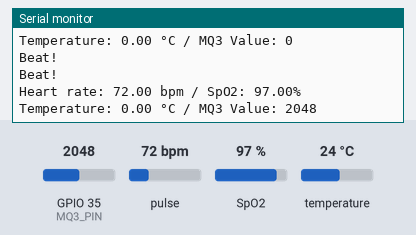
Simulated run of this sketch. Board: ESP32. Parts: the last lines printed to the serial monitor. The test bench sets the inputs (shaded band); at power-on: pulse 72 bpm, temperature 24 °C, GPIO 35 (MQ3_PIN) = 2048, SpO2 97 %. WiFi joins after 1.5 s; servers stay silent unless stated.

Above: at 2.8 s.
2.9 s: pulse set to 42 bpm
At 11.4 s:
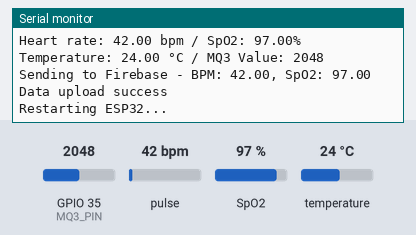
11.6 s: temperature set to 12 °C
At 13.2 s:
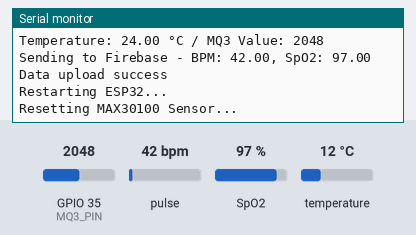
14.8 s: GPIO 35 (MQ3_PIN) set to 1960
At 14.8 s:
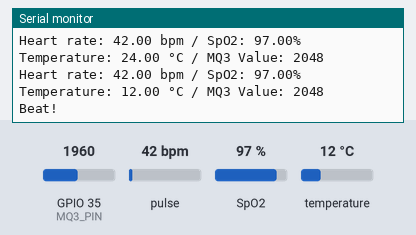
16.3 s: SpO2 set to 80 %
At 17.1 s:
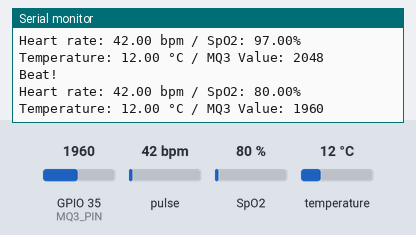
17.8 s: temperature set to 19 °C
At 19.23 s:
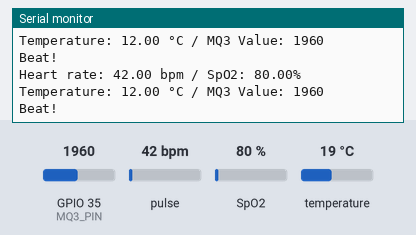
19.3 s: GPIO 35 (MQ3_PIN) set to 2040
At 21.47 s:
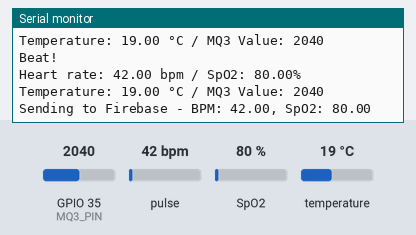
Timing chart, 0 to 21.8 s (numbered marks = the images above; inputs shaded):
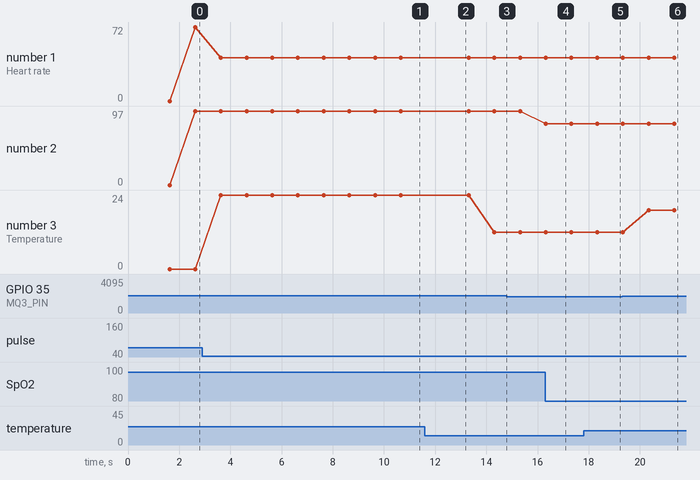

The sketch:

esp.ino
```cpp
#include <Arduino.h>
#include <OneWire.h>
#include <DallasTemperature.h>
#include <Wire.h>
#include <WiFi.h>
#include <FirebaseESP32.h>
#include "MAX30100_PulseOximeter.h"

#define REPORTING_PERIOD_MS 1000

// Wi-Fi and Firebase Credentials
#define WIFI_SSID "Autobonics_4G"
#define WIFI_PASSWORD "autobonics@27"
#define API_KEY "AIzaSyBxP7VheiLqEq2PWQHspH1ij0Pi-BkIFiM"
#define DATABASE_URL "https://alcohol-health-monitoring-default-rtdb.firebaseio.com"
#define USER_EMAIL "device@gmail.com"
#define USER_PASSWORD "12345678"

// Sensor Pins
#define ONE_WIRE_BUS 13  // DS18B20 temperature sensor
#define MQ3_PIN 35       // MQ3 gas sensor

// Firebase Objects
FirebaseData fbdo;
FirebaseAuth auth;
FirebaseConfig config;
String uid;
String path;

// Temperature Sensor Setup
OneWire oneWire(ONE_WIRE_BUS);
DallasTemperature tempSensor(&oneWire);

// Pulse Oximeter Setup
PulseOximeter pox;
uint32_t tsLastReport = 0;
uint32_t tsLastTempRead = 0; // Separate timing for temperature updates
unsigned long sendDataPrevMillis = 0; // Timing for Firebase uploads

// Sensor Data
float temperature = 0;
int mq3_value = 0;
float bpm = 0;
float spo2 = 0;

void firebaseSetup() {
    WiFi.begin(WIFI_SSID, WIFI_PASSWORD);
    Serial.print("Connecting to Wi-Fi");
    while (WiFi.status() != WL_CONNECTED) {
        Serial.print(".");
        delay(300);
        pox.update(); // Keep MAX30100 alive during Wi-Fi connection
    }
    Serial.println("\nConnected with IP: " + WiFi.localIP().toString());

    config.api_key = API_KEY;
    auth.user.email = USER_EMAIL;
    auth.user.password = USER_PASSWORD;
    config.database_url = DATABASE_URL;
    Firebase.begin(&config, &auth);
    Firebase.reconnectWiFi(true);
    fbdo.setResponseSize(2048);

    Serial.println("Getting User UID...");
    while ((auth.token.uid) == "") {
        Serial.print('.');
        delay(1000);
        pox.update(); // Keep MAX30100 alive during UID fetch
    }
    uid = auth.token.uid.c_str();
    Serial.println("User UID: " + uid);
    path = "devices/" + uid + "/reading";
}

void onBeatDetected() {
    Serial.println("Beat!");
}

void setup() {
    Serial.begin(115200);

    firebaseSetup(); // Initialize Wi-Fi and Firebase

    Serial.print("Initializing pulse oximeter...");
    if (!pox.begin()) {
        Serial.println("FAILED");
        for (;;);  // Stop execution if sensor fails
    }
    Serial.println("SUCCESS");
    pox.setIRLedCurrent(MAX30100_LED_CURR_7_6MA);
    pox.setOnBeatDetectedCallback(onBeatDetected);

    delay(100); // Small delay to stabilize I2C before initializing temp sensor
    tempSensor.begin();
}

void loop() {
    pox.update(); // Call this as frequently as possible

    // Print sensor values and update MAX30100 data every second
    if (millis() - tsLastReport > REPORTING_PERIOD_MS) {
        bpm = pox.getHeartRate();
        spo2 = pox.getSpO2();

        Serial.print("Heart rate: ");
        Serial.print(bpm);
        Serial.print(" bpm / SpO2: ");
        Serial.print(spo2);
        Serial.println("%");

        Serial.print("Temperature: ");
        Serial.print(temperature);
        Serial.print(" °C / MQ3 Value: ");
        Serial.println(mq3_value);

        tsLastReport = millis();
        updatedata(); // Call updatedata after printing
    }

    pox.update(); // Additional call to ensure frequent updates
}

void readdata() {
    if (millis() - tsLastTempRead > 2000) {
        tempSensor.requestTemperatures();
        temperature = tempSensor.getTempCByIndex(0);
        tsLastTempRead = millis();
    }
    mq3_value = analogRead(MQ3_PIN);
}

void updatedata() {
    readdata(); // Read sensor data

    if (Firebase.ready() && (millis() - sendDataPrevMillis > 10000)) {
        sendDataPrevMillis = millis();
        FirebaseJson json;
        json.set("temperature", temperature);
        json.set("alcohol", mq3_value);
        json.set("bpm", bpm);
        json.set("oxygen", spo2);
        json.set(F("ts/.sv"), F("timestamp"));

        // Print data being sent for debugging
        Serial.print("Sending to Firebase - BPM: ");
        Serial.print(bpm);
        Serial.print(", SpO2: ");
        Serial.println(spo2);

        if (Firebase.setJSON(fbdo, path.c_str(), json)) {
            Serial.println("Data upload success");
        } else {
            Serial.println("Data upload failed: " + fbdo.errorReason());
        }

        // Restart ESP32 after data upload
        Serial.println("Restarting ESP32...");
        delay(2000);  // Give some time to print the message
        //ESP.restart(); // Force ESP32 to restart.   Uncomment this line and comment line next to this restart esp32 instead of max30100.
        reset_max30100();
    }
}

void reset_max30100() {
    Serial.println("Resetting MAX30100 Sensor...");
    pox.shutdown();  // Turn off the sensor
    delay(500);
    pox.begin();  // Restart the sensor
    pox.setIRLedCurrent(MAX30100_LED_CURR_7_6MA);
    pox.setOnBeatDetectedCallback(onBeatDetected);
    Serial.println("MAX30100 Sensor Reset Done!");
}
```

Measured:
- after the input at 2.9 s, the serial monitor: prints a new line after 0.73 s (image 1)
- after the input at 16.3 s, the serial monitor: prints a new line at once (image 4)
- after the input at 19.3 s, the serial monitor: prints a new line after 1.0 s (image 6)
- plotted number 1: 72 → 42 after the input at 2.9 s
- plotted number 2: 97 → 80 after the input at 16.3 s
- plotted number 3: 24 → 12 after the input at 11.6 s
